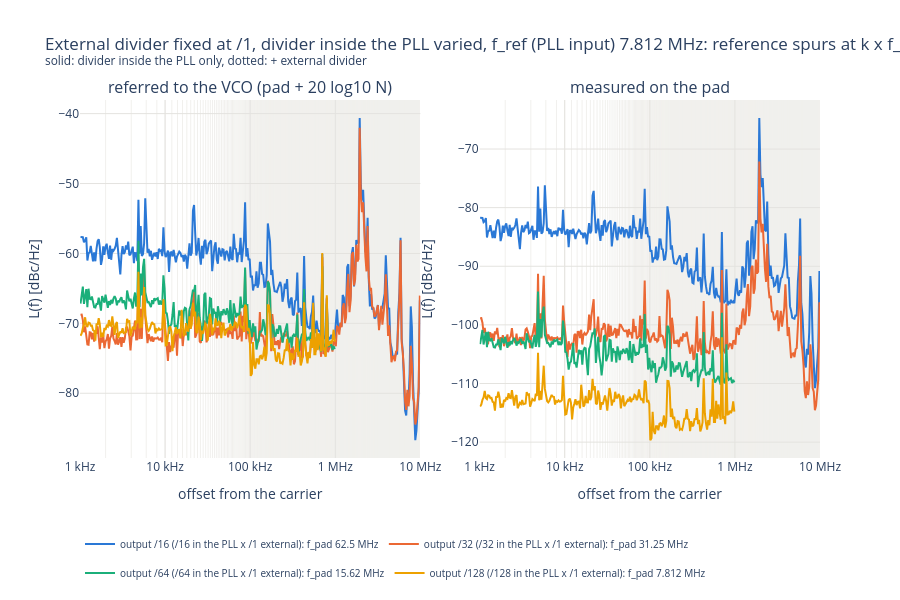
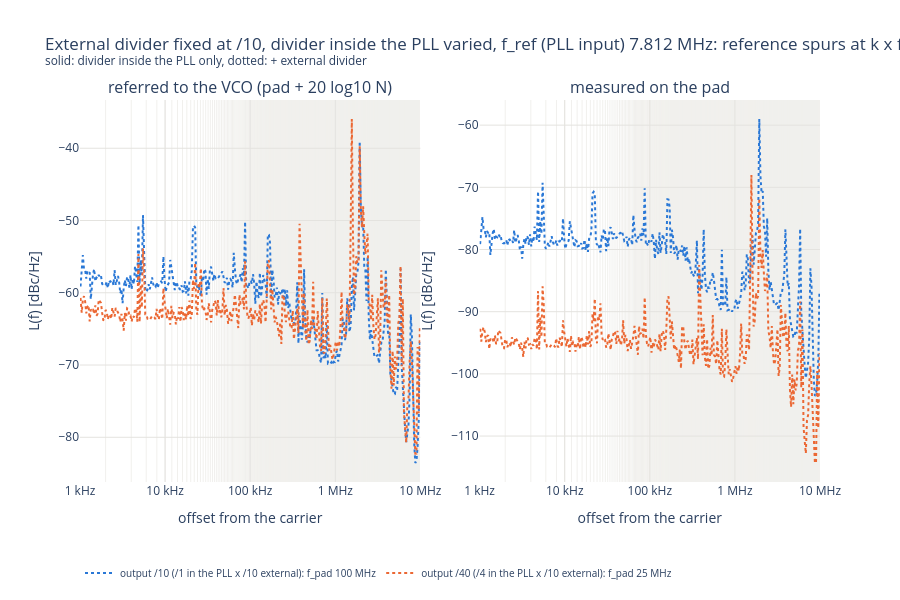

The notebook cell these images were saved under, in order:
### Code cell
F_start, F_stop = 1e3, 10e6  # offset range shown [Hz]
f_axis = "log"  # "log" or "lin"

# Phase noise per divider, split in two comparisons. Left: referred to the VCO (pad + 20 log10 N), where the curves
# ideally coincide; right: as measured on the pad. Legend: total output divider, its split inside / outside the
# PLL, f_pad. Curves binned to N_BINS points (linear power average, display only).
from plotly.subplots import make_subplots

PALETTE_N = ["#2a78d6", "#eb6834", "#1baf7a", "#eda100", "#e87ba4", "#008300", "#4a3aa7", "#e34948"]


def plot_phase_noise(sel, title, name):
    """Full curves (L_trace) of the dividers in `sel`: referred to the VCO (left) and on the pad (right)."""
    fig = make_subplots(rows=1, cols=2, horizontal_spacing=0.08,
                        subplot_titles=("referred to the VCO (pad + 20 log10 N)", "measured on the pad"))
    for i, r in enumerate(sel.sort_values(["total_div", "ext_div"]).itertuples()):
        lt = traces[(traces["divider"] == r.divider) & (traces["kind"] == "L_trace")]
        lt = binned(lt, F_start, F_stop, f_axis)
        if lt.empty:
            continue
        label = (f"output /{r.total_div:.0f} (/{r.pll_div:.0f} in the PLL x /{r.ext_div:.0f} external): "
                 f"f_pad {r.f_out_meas / 1e6:.4g} MHz")
        line = dict(color=PALETTE_N[i % len(PALETTE_N)], width=2, dash="dot" if r.ext_div > 1 else "solid")
        for col, add_db in ((1, 20 * np.log10(r.total_div)), (2, 0.0)):
            fig.add_scatter(x=lt["freq"], y=lt["level_dbm"] + add_db, mode="lines", name=label, legendgroup=label,
                            showlegend=col == 1, line=line, row=1, col=col,
                            hovertemplate=f"{r.divider}<br>%{{x:.3s}}Hz: %{{y:.1f}} dBc/Hz<extra></extra>")
    fig.update_layout(title=f"{title}, {REF_TXT}<br><sup>solid: divider inside the PLL only, dotted: + external "
                            "divider</sup>",
                      template="plotly_white", height=600, legend=dict(orientation="h", y=-0.2, font=dict(size=10)),
                      hoverlabel=dict(namelength=-1))
    fig.update_xaxes(title="offset from the carrier", gridcolor=GRID, **offset_axis(F_start, F_stop, f_axis))
    fig.update_yaxes(title="L(f) [dBc/Hz]", gridcolor=GRID)
    save(fig, name)


# 1. Same total divider N, split differently between inside and outside the PLL
same_n = ok.groupby("total_div").filter(lambda d: d["pll_div"].nunique() > 1)
if len(same_n):
    plot_phase_noise(same_n, "Same total divider N, divided inside vs outside the PLL", "phase_noise_same_n")
# 2. Fixed external divider, divider inside the PLL varied: one figure per external divider
for ext, d in ok.groupby("ext_div"):
    if d["pll_div"].nunique() > 1:
        plot_phase_noise(d, f"External divider fixed at /{ext:.0f}, divider inside the PLL varied",
                         f"phase_noise_ext{ext:.0f}")

### Figure 1 — Plotly figure (JSON) as saved in the notebook; plotly's stock layout.template omitted (floating-point values rounded to 4 significant figures; data arrays with more than 128 entries replaced by an {"elided": "..."} marker saying what was removed)
{"data": [{"hovertemplate": "int /16<br>%{x:.3s}Hz: %{y:.1f} dBc/Hz<extra></extra>", "legendgroup": "output /16 (/16 in the PLL x /1 external): f_pad 62.5 MHz", "line": {"color": "#2a78d6", "dash": "solid", "width": 2}, "mode": "lines", "name": "output /16 (/16 in the PLL x /1 external): f_pad 62.5 MHz", "showlegend": true, "type": "scatter", "x": {"elided": "300 float values"}, "xaxis": "x", "y": {"elided": "300 float values"}, "yaxis": "y"}, {"hovertemplate": "int /16<br>%{x:.3s}Hz: %{y:.1f} dBc/Hz<extra></extra>", "legendgroup": "output /16 (/16 in the PLL x /1 external): f_pad 62.5 MHz", "line": {"color": "#2a78d6", "dash": "solid", "width": 2}, "mode": "lines", "name": "output /16 (/16 in the PLL x /1 external): f_pad 62.5 MHz", "showlegend": false, "type": "scatter", "x": {"elided": "300 float values"}, "xaxis": "x2", "y": {"elided": "300 float values"}, "yaxis": "y2"}, {"hovertemplate": "int /32<br>%{x:.3s}Hz: %{y:.1f} dBc/Hz<extra></extra>", "legendgroup": "output /32 (/32 in the PLL x /1 external): f_pad 31.25 MHz", "line": {"color": "#eb6834", "dash": "solid", "width": 2}, "mode": "lines", "name": "output /32 (/32 in the PLL x /1 external): f_pad 31.25 MHz", "showlegend": true, "type": "scatter", "x": {"elided": "300 float values"}, "xaxis": "x", "y": {"elided": "300 float values"}, "yaxis": "y"}, {"hovertemplate": "int /32<br>%{x:.3s}Hz: %{y:.1f} dBc/Hz<extra></extra>", "legendgroup": "output /32 (/32 in the PLL x /1 external): f_pad 31.25 MHz", "line": {"color": "#eb6834", "dash": "solid", "width": 2}, "mode": "lines", "name": "output /32 (/32 in the PLL x /1 external): f_pad 31.25 MHz", "showlegend": false, "type": "scatter", "x": {"elided": "300 float values"}, "xaxis": "x2", "y": {"elided": "300 float values"}, "yaxis": "y2"}, {"hovertemplate": "int /64<br>%{x:.3s}Hz: %{y:.1f} dBc/Hz<extra></extra>", "legendgroup": "output /64 (/64 in the PLL x /1 external): f_pad 15.62 MHz", "line": {"color": "#1baf7a", "dash": "solid", "width": 2}, "mode": "lines", "name": "output /64 (/64 in the PLL x /1 external): f_pad 15.62 MHz", "showlegend": true, "type": "scatter", "x": {"elided": "225 float values"}, "xaxis": "x", "y": {"elided": "225 float values"}, "yaxis": "y"}, {"hovertemplate": "int /64<br>%{x:.3s}Hz: %{y:.1f} dBc/Hz<extra></extra>", "legendgroup": "output /64 (/64 in the PLL x /1 external): f_pad 15.62 MHz", "line": {"color": "#1baf7a", "dash": "solid", "width": 2}, "mode": "lines", "name": "output /64 (/64 in the PLL x /1 external): f_pad 15.62 MHz", "showlegend": false, "type": "scatter", "x": {"elided": "225 float values"}, "xaxis": "x2", "y": {"elided": "225 float values"}, "yaxis": "y2"}, {"hovertemplate": "int /128<br>%{x:.3s}Hz: %{y:.1f} dBc/Hz<extra></extra>", "legendgroup": "output /128 (/128 in the PLL x /1 external): f_pad 7.812 MHz", "line": {"color": "#eda100", "dash": "solid", "width": 2}, "mode": "lines", "name": "output /128 (/128 in the PLL x /1 external): f_pad 7.812 MHz", "showlegend": true, "type": "scatter", "x": {"elided": "225 float values"}, "xaxis": "x", "y": {"elided": "225 float values"}, "yaxis": "y"}, {"hovertemplate": "int /128<br>%{x:.3s}Hz: %{y:.1f} dBc/Hz<extra></extra>", "legendgroup": "output /128 (/128 in the PLL x /1 external): f_pad 7.812 MHz", "line": {"color": "#eda100", "dash": "solid", "width": 2}, "mode": "lines", "name": "output /128 (/128 in the PLL x /1 external): f_pad 7.812 MHz", "showlegend": false, "type": "scatter", "x": {"elided": "225 float values"}, "xaxis": "x2", "y": {"elided": "225 float values"}, "yaxis": "y2"}], "layout": {"annotations": [{"font": {"size": 16}, "showarrow": false, "text": "referred to the VCO (pad + 20 log10 N)", "x": 0.23, "xanchor": "center", "xref": "paper", "y": 1, "yanchor": "bottom", "yref": "paper"}, {"font": {"size": 16}, "showarrow": false, "text": "measured on the pad", "x": 0.77, "xanchor": "center", "xref": "paper", "y": 1, "yanchor": "bottom", "yref": "paper"}], "height": 600, "hoverlabel": {"namelength": -1}, "legend": {"font": {"size": 10}, "orientation": "h", "y": -0.2}, "title": {"text": "External divider fixed at /1, divider inside the PLL varied, f_ref (PLL input) 7.812 MHz: reference spurs at k x f_ref<br><sup>solid: divider inside the PLL only, dotted: + external divider</sup>"}, "xaxis": {"anchor": "y", "domain": [0, 0.46], "gridcolor": "#e4e3df", "minor": {"gridcolor": "#f1f0ed", "showgrid": true}, "range": [3, 7], "ticktext": ["1 kHz", "10 kHz", "100 kHz", "1 MHz", "10 MHz", "100 MHz"], "tickvals": [1000, 10000, 100000, 1000000, 10000000, 100000000], "title": {"text": "offset from the carrier"}, "type": "log"}, "xaxis2": {"anchor": "y2", "domain": [0.54, 1], "gridcolor": "#e4e3df", "minor": {"gridcolor": "#f1f0ed", "showgrid": true}, "range": [3, 7], "ticktext": ["1 kHz", "10 kHz", "100 kHz", "1 MHz", "10 MHz", "100 MHz"], "tickvals": [1000, 10000, 100000, 1000000, 10000000, 100000000], "title": {"text": "offset from the carrier"}, "type": "log"}, "yaxis": {"anchor": "x", "domain": [0, 1], "gridcolor": "#e4e3df", "title": {"text": "L(f) [dBc/Hz]"}}, "yaxis2": {"anchor": "x2", "domain": [0, 1], "gridcolor": "#e4e3df", "title": {"text": "L(f) [dBc/Hz]"}}}}

### Figure 2 — Plotly figure (JSON) as saved in the notebook; plotly's stock layout.template omitted (floating-point values rounded to 4 significant figures; data arrays with more than 128 entries replaced by an {"elided": "..."} marker saying what was removed)
{"data": [{"hovertemplate": "ext /1 x /10<br>%{x:.3s}Hz: %{y:.1f} dBc/Hz<extra></extra>", "legendgroup": "output /10 (/1 in the PLL x /10 external): f_pad 100 MHz", "line": {"color": "#2a78d6", "dash": "dot", "width": 2}, "mode": "lines", "name": "output /10 (/1 in the PLL x /10 external): f_pad 100 MHz", "showlegend": true, "type": "scatter", "x": {"elided": "300 float values"}, "xaxis": "x", "y": {"elided": "300 float values"}, "yaxis": "y"}, {"hovertemplate": "ext /1 x /10<br>%{x:.3s}Hz: %{y:.1f} dBc/Hz<extra></extra>", "legendgroup": "output /10 (/1 in the PLL x /10 external): f_pad 100 MHz", "line": {"color": "#2a78d6", "dash": "dot", "width": 2}, "mode": "lines", "name": "output /10 (/1 in the PLL x /10 external): f_pad 100 MHz", "showlegend": false, "type": "scatter", "x": {"elided": "300 float values"}, "xaxis": "x2", "y": {"elided": "300 float values"}, "yaxis": "y2"}, {"hovertemplate": "ext /4 x /10<br>%{x:.3s}Hz: %{y:.1f} dBc/Hz<extra></extra>", "legendgroup": "output /40 (/4 in the PLL x /10 external): f_pad 25 MHz", "line": {"color": "#eb6834", "dash": "dot", "width": 2}, "mode": "lines", "name": "output /40 (/4 in the PLL x /10 external): f_pad 25 MHz", "showlegend": true, "type": "scatter", "x": {"elided": "300 float values"}, "xaxis": "x", "y": {"elided": "300 float values"}, "yaxis": "y"}, {"hovertemplate": "ext /4 x /10<br>%{x:.3s}Hz: %{y:.1f} dBc/Hz<extra></extra>", "legendgroup": "output /40 (/4 in the PLL x /10 external): f_pad 25 MHz", "line": {"color": "#eb6834", "dash": "dot", "width": 2}, "mode": "lines", "name": "output /40 (/4 in the PLL x /10 external): f_pad 25 MHz", "showlegend": false, "type": "scatter", "x": {"elided": "300 float values"}, "xaxis": "x2", "y": {"elided": "300 float values"}, "yaxis": "y2"}], "layout": {"annotations": [{"font": {"size": 16}, "showarrow": false, "text": "referred to the VCO (pad + 20 log10 N)", "x": 0.23, "xanchor": "center", "xref": "paper", "y": 1, "yanchor": "bottom", "yref": "paper"}, {"font": {"size": 16}, "showarrow": false, "text": "measured on the pad", "x": 0.77, "xanchor": "center", "xref": "paper", "y": 1, "yanchor": "bottom", "yref": "paper"}], "height": 600, "hoverlabel": {"namelength": -1}, "legend": {"font": {"size": 10}, "orientation": "h", "y": -0.2}, "title": {"text": "External divider fixed at /10, divider inside the PLL varied, f_ref (PLL input) 7.812 MHz: reference spurs at k x f_ref<br><sup>solid: divider inside the PLL only, dotted: + external divider</sup>"}, "xaxis": {"anchor": "y", "domain": [0, 0.46], "gridcolor": "#e4e3df", "minor": {"gridcolor": "#f1f0ed", "showgrid": true}, "range": [3, 7], "ticktext": ["1 kHz", "10 kHz", "100 kHz", "1 MHz", "10 MHz", "100 MHz"], "tickvals": [1000, 10000, 100000, 1000000, 10000000, 100000000], "title": {"text": "offset from the carrier"}, "type": "log"}, "xaxis2": {"anchor": "y2", "domain": [0.54, 1], "gridcolor": "#e4e3df", "minor": {"gridcolor": "#f1f0ed", "showgrid": true}, "range": [3, 7], "ticktext": ["1 kHz", "10 kHz", "100 kHz", "1 MHz", "10 MHz", "100 MHz"], "tickvals": [1000, 10000, 100000, 1000000, 10000000, 100000000], "title": {"text": "offset from the carrier"}, "type": "log"}, "yaxis": {"anchor": "x", "domain": [0, 1], "gridcolor": "#e4e3df", "title": {"text": "L(f) [dBc/Hz]"}}, "yaxis2": {"anchor": "x2", "domain": [0, 1], "gridcolor": "#e4e3df", "title": {"text": "L(f) [dBc/Hz]"}}}}
